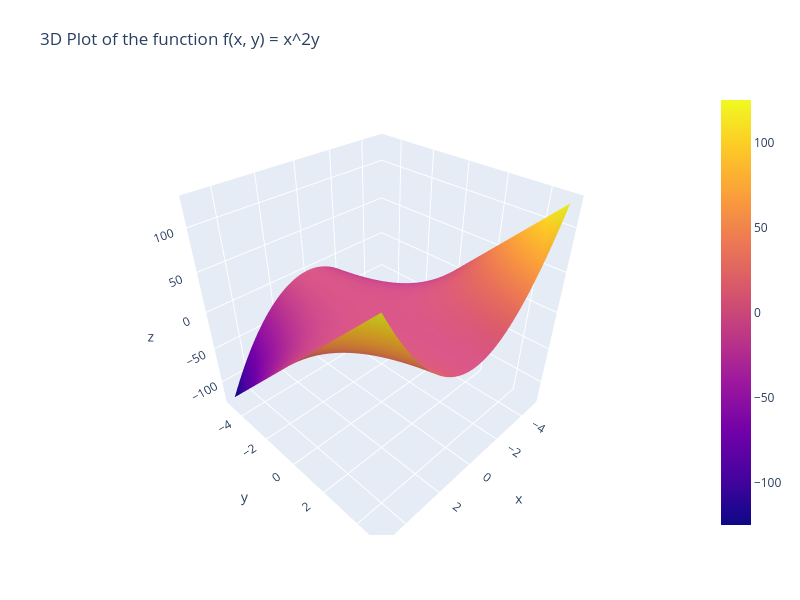

The code cell stored with this chart in its notebook:
### Markdown cell above
## Constraint optmisation
$\underset{x, y}{\operatorname{argmin}} \quad x^2y \quad \text{subject to} \quad x^2 + y^2 = 1
$

### Code cell
import plotly.graph_objects as go
import numpy as np

x = np.linspace(-5, 5, 100)
y = np.linspace(-5, 5, 100)
x, y = np.meshgrid(x, y)
z = x**2 * y

fig = go.Figure(data=[go.Surface(z=z, x=x, y=y)])
fig.update_layout(title='3D Plot of the function f(x, y) = x^2y', autosize=False,
                  width=800, height=600,
                  margin=dict(l=65, r=50, b=65, t=90))

fig.show()

### Figure 1 — Plotly figure (JSON) as saved in the notebook; plotly's stock layout.template omitted (floating-point values rounded to 4 significant figures; data arrays with more than 128 entries replaced by an {"elided": "..."} marker saying what was removed)
{"data": [{"type": "surface", "x": {"elided": "100x100 float values"}, "y": {"elided": "100x100 float values"}, "z": {"elided": "100x100 float values"}}], "layout": {"autosize": false, "height": 600, "margin": {"b": 65, "l": 65, "r": 50, "t": 90}, "title": {"text": "3D Plot of the function f(x, y) = x^2y"}, "width": 800}}
